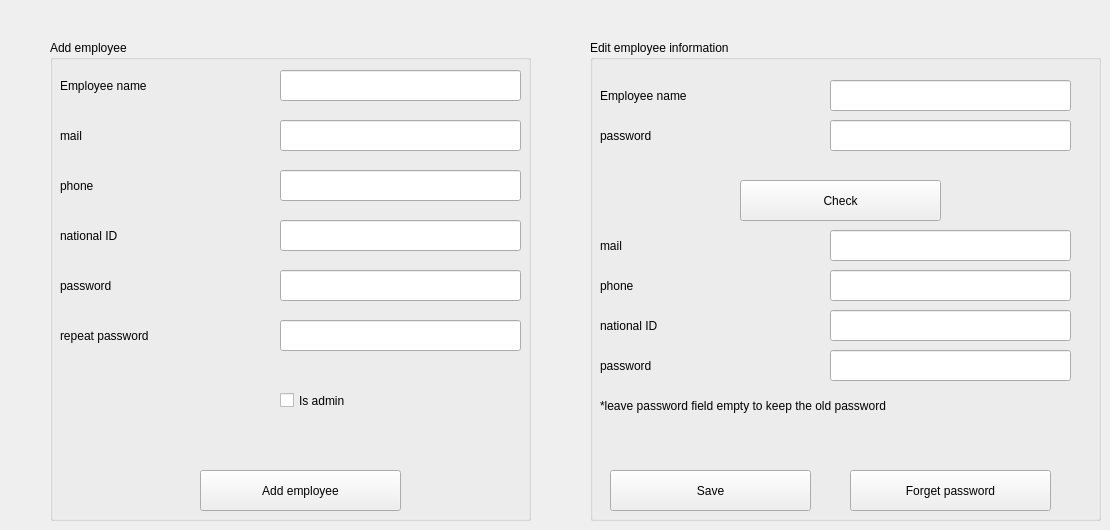
      <widget class="QWidget" name="tab_15">
       <property name="styleSheet">
        <string notr="true">font: 10pt &quot;MS Shell Dlg 2&quot;;</string>
       </property>
       <attribute name="title">
        <string>Add Employee</string>
       </attribute>
       <widget class="QGroupBox" name="groupBox_5">
        <property name="geometry">
         <rect>
          <x>50</x>
          <y>40</y>
          <width>481</width>
          <height>481</height>
         </rect>
        </property>
        <property name="styleSheet">
         <string notr="true"/>
        </property>
        <property name="title">
         <string>Add employee</string>
        </property>
        <widget class="QLineEdit" name="lineEdit_34">
         <property name="geometry">
          <rect>
           <x>230</x>
           <y>30</y>
           <width>241</width>
           <height>31</height>
          </rect>
         </property>
        </widget>
        <widget class="QLabel" name="label_44">
         <property name="geometry">
          <rect>
           <x>10</x>
           <y>30</y>
           <width>221</width>
           <height>31</height>
          </rect>
         </property>
         <property name="text">
          <string>Employee name</string>
         </property>
        </widget>
        <widget class="QLabel" name="label_45">
         <property name="geometry">
          <rect>
           <x>10</x>
           <y>130</y>
           <width>221</width>
           <height>31</height>
          </rect>
         </property>
         <property name="text">
          <string>phone</string>
         </property>
        </widget>
        <widget class="QLabel" name="label_46">
         <property name="geometry">
          <rect>
           <x>10</x>
           <y>180</y>
           <width>221</width>
           <height>31</height>
          </rect>
         </property>
         <property name="text">
          <string>national ID</string>
         </property>
        </widget>
        <widget class="QLineEdit" name="lineEdit_35">
         <property name="geometry">
          <rect>
           <x>230</x>
           <y>80</y>
           <width>241</width>
           <height>31</height>
          </rect>
         </property>
        </widget>
        <widget class="QLineEdit" name="lineEdit_36">
         <property name="geometry">
          <rect>
           <x>230</x>
           <y>130</y>
           <width>241</width>
           <height>31</height>
          </rect>
         </property>
        </widget>
        <widget class="QLabel" name="label_47">
         <property name="geometry">
          <rect>
           <x>10</x>
           <y>80</y>
           <width>221</width>
           <height>31</height>
          </rect>
         </property>
         <property name="text">
          <string>mail</string>
         </property>
        </widget>
        <widget class="QLineEdit" name="lineEdit_37">
         <property name="geometry">
          <rect>
           <x>230</x>
           <y>180</y>
           <width>241</width>
           <height>31</height>
          </rect>
         </property>
        </widget>
        <widget class="QLineEdit" name="lineEdit_38">
         <property name="geometry">
          <rect>
           <x>230</x>
           <y>230</y>
           <width>241</width>
           <height>31</height>
          </rect>
         </property>
         <property name="echoMode">
          <enum>QLineEdit::Password</enum>
         </property>
        </widget>
        <widget class="QLabel" name="label_48">
         <property name="geometry">
          <rect>
           <x>10</x>
           <y>230</y>
           <width>221</width>
           <height>31</height>
          </rect>
         </property>
         <property name="text">
          <string>password</string>
         </property>
        </widget>
        <widget class="QLineEdit" name="lineEdit_39">
         <property name="geometry">
          <rect>
           <x>230</x>
           <y>280</y>
           <width>241</width>
           <height>31</height>
          </rect>
         </property>
         <property name="echoMode">
          <enum>QLineEdit::Password</enum>
         </property>
        </widget>
        <widget class="QLabel" name="label_49">
         <property name="geometry">
          <rect>
           <x>10</x>
           <y>280</y>
           <width>221</width>
           <height>31</height>
          </rect>
         </property>
         <property name="text">
          <string>repeat password</string>
         </property>
        </widget>
        <widget class="QPushButton" name="pushButton_30">
         <property name="geometry">
          <rect>
           <x>150</x>
           <y>430</y>
           <width>201</width>
           <height>41</height>
          </rect>
         </property>
         <property name="text">
          <string>Add employee</string>
         </property>
        </widget>
        <widget class="QCheckBox" name="checkBox">
         <property name="geometry">
          <rect>
           <x>230</x>
           <y>340</y>
           <width>201</width>
           <height>41</height>
          </rect>
         </property>
         <property name="text">
          <string>Is admin</string>
         </property>
        </widget>
       </widget>
       <widget class="QGroupBox" name="groupBox_6">
        <property name="geometry">
         <rect>
          <x>590</x>
          <y>40</y>
          <width>511</width>
          <height>481</height>
         </rect>
        </property>
        <property name="title">
         <string>Edit employee information</string>
        </property>
        <widget class="QLineEdit" name="lineEdit_40">
         <property name="geometry">
          <rect>
           <x>240</x>
           <y>40</y>
           <width>241</width>
           <height>31</height>
          </rect>
         </property>
        </widget>
        <widget class="QLabel" name="label_50">
         <property name="geometry">
          <rect>
           <x>10</x>
           <y>40</y>
           <width>221</width>
           <height>31</height>
          </rect>
         </property>
         <property name="text">
          <string>Employee name</string>
         </property>
        </widget>
        <widget class="QLabel" name="label_51">
         <property name="geometry">
          <rect>
           <x>10</x>
           <y>230</y>
           <width>221</width>
           <height>31</height>
          </rect>
         </property>
         <property name="text">
          <string>phone</string>
         </property>
        </widget>
        <widget class="QLabel" name="label_53">
         <property name="geometry">
          <rect>
           <x>10</x>
           <y>270</y>
           <width>221</width>
           <height>31</height>
          </rect>
         </property>
         <property name="text">
          <string>national ID</string>
         </property>
        </widget>
        <widget class="QLineEdit" name="lineEdit_41">
         <property name="geometry">
          <rect>
           <x>240</x>
           <y>190</y>
           <width>241</width>
           <height>31</height>
          </rect>
         </property>
        </widget>
        <widget class="QLineEdit" name="lineEdit_42">
         <property name="geometry">
          <rect>
           <x>240</x>
           <y>230</y>
           <width>241</width>
           <height>31</height>
          </rect>
         </property>
        </widget>
        <widget class="QLabel" name="label_54">
         <property name="geometry">
          <rect>
           <x>10</x>
           <y>190</y>
           <width>221</width>
           <height>31</height>
          </rect>
         </property>
         <property name="text">
          <string>mail</string>
         </property>
        </widget>
        <widget class="QLineEdit" name="lineEdit_43">
         <property name="geometry">
          <rect>
           <x>240</x>
           <y>270</y>
           <width>241</width>
           <height>31</height>
          </rect>
         </property>
        </widget>
        <widget class="QLineEdit" name="lineEdit_44">
         <property name="geometry">
          <rect>
           <x>240</x>
           <y>310</y>
           <width>241</width>
           <height>31</height>
          </rect>
         </property>
         <property name="echoMode">
          <enum>QLineEdit::Password</enum>
         </property>
        </widget>
        <widget class="QLabel" name="label_55">
         <property name="geometry">
          <rect>
           <x>10</x>
           <y>310</y>
           <width>221</width>
           <height>31</height>
          </rect>
         </property>
         <property name="text">
          <string>password</string>
         </property>
        </widget>
        <widget class="QPushButton" name="pushButton_31">
         <property name="geometry">
          <rect>
           <x>20</x>
           <y>430</y>
           <width>201</width>
           <height>41</height>
          </rect>
         </property>
         <property name="text">
          <string>Save</string>
         </property>
        </widget>
        <widget class="QLabel" name="label_56">
         <property name="geometry">
          <rect>
           <x>10</x>
           <y>80</y>
           <width>221</width>
           <height>31</height>
          </rect>
         </property>
         <property name="text">
          <string>password</string>
         </property>
        </widget>
        <widget class="QLineEdit" name="lineEdit_46">
         <property name="geometry">
          <rect>
           <x>240</x>
           <y>80</y>
           <width>241</width>
           <height>31</height>
          </rect>
         </property>
         <property name="echoMode">
          <enum>QLineEdit::Password</enum>
         </property>
        </widget>
        <widget class="QPushButton" name="pushButton_32">
         <property name="geometry">
          <rect>
           <x>150</x>
           <y>140</y>
           <width>201</width>
           <height>41</height>
          </rect>
         </property>
         <property name="text">
          <string>Check</string>
         </property>
        </widget>
        <widget class="QPushButton" name="pushButton_33">
         <property name="geometry">
          <rect>
           <x>260</x>
           <y>430</y>
           <width>201</width>
           <height>41</height>
          </rect>
         </property>
         <property name="text">
          <string>Forget password</string>
         </property>
        </widget>
        <widget class="QLabel" name="label_11">
         <property name="geometry">
          <rect>
           <x>10</x>
           <y>350</y>
           <width>411</width>
           <height>31</height>
          </rect>
         </property>
         <property name="text">
          <string>*leave password field empty to keep the old password</string>
         </property>
        </widget>
       </widget>
      </widget>
